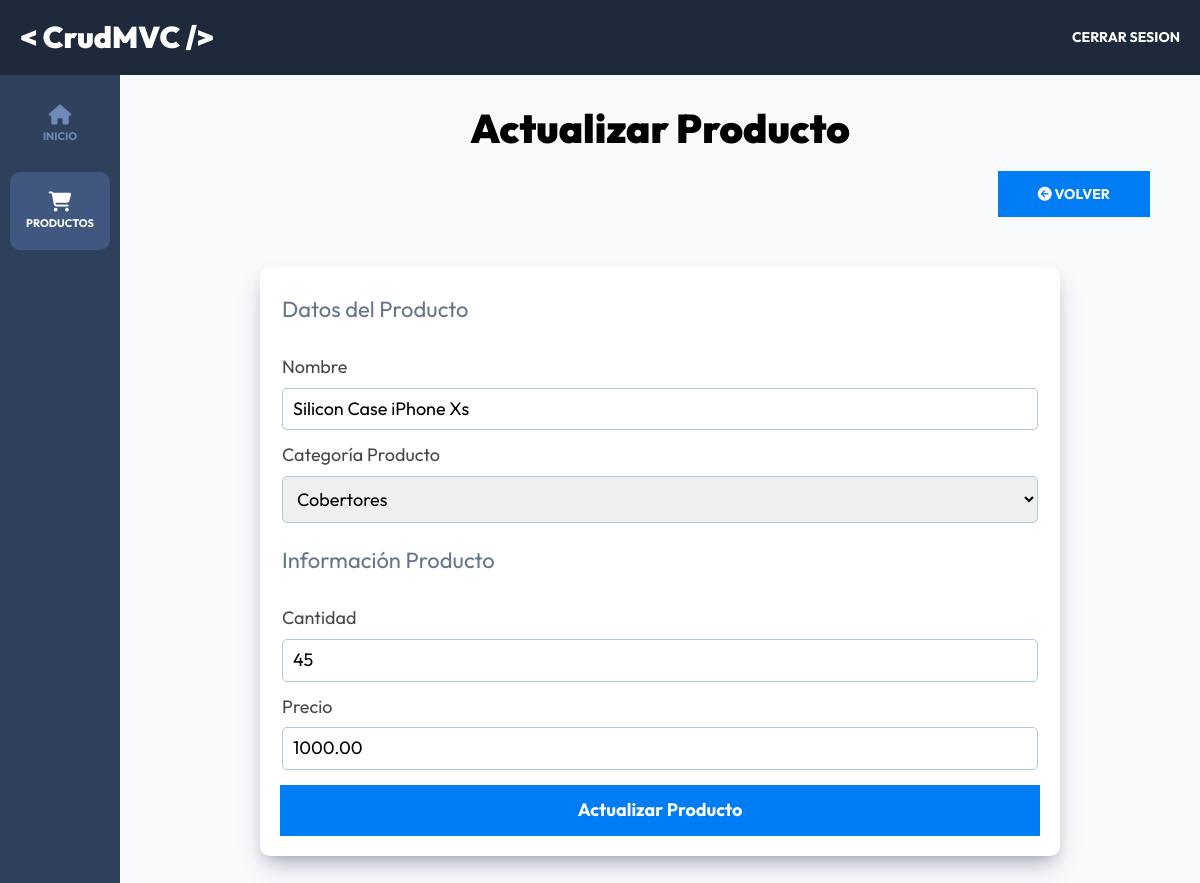
/admin/productos/actualizar?id=10 (signed in), run on the app's committed database.
### tables this page shows
CREATE TABLE `productos` (
  `id` int(11) NOT NULL,
  `nombre` varchar(45) DEFAULT NULL,
  `categoria_id` int(11) NOT NULL,
  `cantidad` int(11) NOT NULL,
  `precio` decimal(9,2) NOT NULL
);

CREATE TABLE `categorias` (
  `id` int(11) NOT NULL,
  `nombre` varchar(45) DEFAULT NULL
);

### controllers/ProductosController.php (called while the page is built, shortened)
<?php
class ProductosController {
    public static function actualizar(Router $router) {
        $alertas = [];
        $id = $_GET['id'];
        $id = filter_var($id, FILTER_VALIDATE_INT);
        $categorias = Categoria::all('ASC');
        $producto = Producto::find($id);
        $router->render('admin/productos/actualizar', [
            'titulo' => 'Actualizar Producto',
            'alertas' => $alertas,
            'producto' => $producto,
            'categorias' => $categorias
        ]);
    }
}

### public/index.php (called while the page is built, shortened)
<?php
$router = new Router();
$router->get('/', [AuthController::class, 'login']);
$router->post('/', [AuthController::class, 'login']);
$router->post('/logout', [AuthController::class, 'logout']);
$router->get('/registro', [AuthController::class, 'registro']);
$router->post('/registro', [AuthController::class, 'registro']);
$router->get('/olvide', [AuthController::class, 'olvide']);
$router->post('/olvide', [AuthController::class, 'olvide']);
$router->get('/reestablecer', [AuthController::class, 'reestablecer']);
$router->post('/reestablecer', [AuthController::class, 'reestablecer']);
$router->get('/mensaje', [AuthController::class, 'mensaje']);
$router->get('/confirmar-cuenta', [AuthController::class, 'confirmar']);
$router->get('/admin/dashboard', [DashboardController::class, 'index']);
$router->get('/admin/productos', [ProductosController::class, 'index']);
$router->get('/admin/productos/crear', [ProductosController::class, 'crear']);
$router->post('/admin/productos/crear', [ProductosController::class, 'crear']);
$router->get('/admin/productos/actualizar', [ProductosController::class, 'actualizar']);
$router->post('/admin/productos/actualizar', [ProductosController::class, 'actualizar']);
$router->post('/admin/productos/eliminar', [ProductosController::class, 'eliminar']);
$router->comprobarRutas();

### models/ActiveRecord.php (called while the page is built, shortened)
<?php
class ActiveRecord {
    protected static $db;
    protected static $tabla = '';
    public static function setDB($database) {
        self::$db = $database;
    }
    public static function consultarSQL($query) {
        $resultado = self::$db->query($query);
        $array = [];
        while($registro = $resultado->fetch_assoc()) {
            $array[] = static::crearObjeto($registro);
        }
        return $array;
    }
    protected static function crearObjeto($registro) {
        $objeto = new static;
        foreach($registro as $key => $value ) {
            if(property_exists( $objeto, $key  )) {
                $objeto->$key = $value;
            }
        }
        return $objeto;
    }
    public static function all() {
        $query = "SELECT * FROM " . static::$tabla . " ORDER BY id DESC";
        $resultado = self::consultarSQL($query);
        return $resultado;
    }
    public static function find($id) {
        $query = "SELECT * FROM " . static::$tabla  ." WHERE id = ${id}";
        $resultado = self::consultarSQL($query);
        return array_shift( $resultado ) ;
    }
}

### views/admin/productos/formulario.php (the view, shortened to what this page needs)
<fieldset class="formulario__fieldset">
    <legend class="formulario__legend">Datos del Producto</legend>
    <div class="formulario__campo">
        <label for="nombre" class="formulario__label">Nombre</label>
        <input
            type="text"
            class="formulario__input"
            id="nombre"
            name="nombre"
            placeholder="Nombre Producto"
            value="<?php echo $producto->nombre ?? ''; ?>"
        >
    </div>
    <div class="formulario__campo">
        <label for="categoria" class="formulario__label">Categoría Producto</label>
        <select
            class="formulario__select"
            id="categoria"
            name="categoria_id"
        >
            <?php foreach($categorias as $categoria) { ?>
                <option <?php echo ($producto->categoria_id === $categoria->id) ? 'selected' : '' ?> value="<?php echo $categoria->id; ?>"><?php echo $categoria->nombre; ?></option>
            <?php } ?>
        </select>
    </div>
</fieldset>
<fieldset class="formulario__fieldset">
    <legend class="formulario__legend">Información Producto</legend>
    <div class="formulario__campo">
        <label for="cantidad" class="formulario__label">Cantidad</label>
        <input
            type="number"
            min="1"
            class="formulario__input"
            id="cantidad"
            name="cantidad"
            placeholder="Cantidad Prodcuto"
            value="<?php echo $producto->cantidad ?? ''; ?>"
        >
    </div>
    <div class="formulario__campo">
        <label for="precio" class="formulario__label">Precio</label>
        <input
            type="number"
            step="0.01"
            min="0"
            class="formulario__input"
            id="precio"
            name="precio"
            placeholder="Precio Producto"
            value="<?php echo $producto->precio ?? ''; ?>"
        >
    </div>
</fieldset>

### public/build/css/app.css (style rules this page uses)
html { line-height: 1.15; -webkit-text-size-adjust: 100%; }
body { margin: 0; }
button, input, optgroup, select, textarea { font-family: inherit; font-size: 100%; line-height: 1.15; margin: 0; }
button, input { overflow: visible; }
button, select { text-transform: none; }
fieldset { padding: 0.35em 0.75em 0.625em; }
legend { box-sizing: border-box; color: inherit; display: table; max-width: 100%; padding: 0; white-space: normal; }
html { font-size: 62.5%; box-sizing: border-box; height: 100%; }
*, *:before, *:after { box-sizing: inherit; }
body { font-family: "Outfit", sans-serif; font-size: 1.8rem; }
.formulario__fieldset { border: none; margin-top: 1rem; padding: 0; }
.formulario__legend { color: #64748B; font-size: 2.2rem; margin-bottom: 2rem; }
.formulario__campo { display: flex; flex-direction: column; gap: 1rem; margin: 1.5rem 0; }
.formulario__label { display: block; font-size: 1.8rem; color: rgba(26, 27, 21, 0.8); }
.formulario__input, .formulario__select { padding: 1rem; border: 1px solid #b1c7dd; border-radius: 0.5rem; }
.dashboard { height: 100%; display: flex; flex-direction: column; background-color: #F8FAFC; }

### data on the page
productos: nombre "Silicon Case iPhone Xs", categoria_id "Cobertores", cantidad "45", precio "1000.00"

### other printed values
$titulo "Actualizar Producto"
